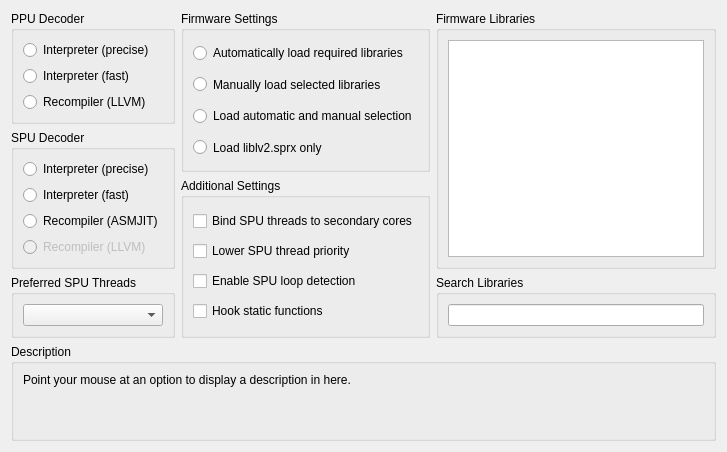
     <widget class="QWidget" name="coreTab">
      <attribute name="title">
       <string>CPU</string>
      </attribute>
      <layout class="QVBoxLayout" name="verticalLayout_55">
       <item>
        <layout class="QHBoxLayout" name="horizontalLayout_2" stretch="1,1,2">
         <item>
          <layout class="QVBoxLayout" name="verticalLayout_8" stretch="1,1,1">
           <item>
            <widget class="QGroupBox" name="ppu">
             <property name="title">
              <string>PPU Decoder</string>
             </property>
             <layout class="QVBoxLayout" name="verticalLayout_2">
              <item>
               <widget class="QRadioButton" name="ppu_precise">
                <property name="text">
                 <string>Interpreter (precise)</string>
                </property>
               </widget>
              </item>
              <item>
               <widget class="QRadioButton" name="ppu_fast">
                <property name="text">
                 <string>Interpreter (fast)</string>
                </property>
               </widget>
              </item>
              <item>
               <widget class="QRadioButton" name="ppu_llvm">
                <property name="text">
                 <string>Recompiler (LLVM)</string>
                </property>
               </widget>
              </item>
             </layout>
            </widget>
           </item>
           <item>
            <widget class="QGroupBox" name="spu">
             <property name="title">
              <string>SPU Decoder</string>
             </property>
             <layout class="QVBoxLayout" name="verticalLayout_3">
              <item>
               <widget class="QRadioButton" name="spu_precise">
                <property name="text">
                 <string>Interpreter (precise)</string>
                </property>
               </widget>
              </item>
              <item>
               <widget class="QRadioButton" name="spu_fast">
                <property name="text">
                 <string>Interpreter (fast)</string>
                </property>
               </widget>
              </item>
              <item>
               <widget class="QRadioButton" name="spu_asmjit">
                <property name="text">
                 <string>Recompiler (ASMJIT)</string>
                </property>
               </widget>
              </item>
              <item>
               <widget class="QRadioButton" name="spu_llvm">
                <property name="enabled">
                 <bool>false</bool>
                </property>
                <property name="text">
                 <string>Recompiler (LLVM)</string>
                </property>
               </widget>
              </item>
             </layout>
            </widget>
           </item>
           <item>
            <widget class="QGroupBox" name="groupBox_6">
             <property name="title">
              <string>Preferred SPU Threads</string>
             </property>
             <layout class="QVBoxLayout" name="verticalLayout_51">
              <item>
               <widget class="QComboBox" name="preferredSPUThreads"/>
              </item>
             </layout>
            </widget>
           </item>
          </layout>
         </item>
         <item>
          <layout class="QVBoxLayout" name="verticalLayout_10" stretch="1,1">
           <item>
            <widget class="QGroupBox" name="lib_settings">
             <property name="sizePolicy">
              <sizepolicy hsizetype="Preferred" vsizetype="Preferred">
               <horstretch>0</horstretch>
               <verstretch>0</verstretch>
              </sizepolicy>
             </property>
             <property name="title">
              <string>Firmware Settings</string>
             </property>
             <layout class="QVBoxLayout" name="verticalLayout">
              <item>
               <widget class="QRadioButton" name="lib_auto">
                <property name="sizePolicy">
                 <sizepolicy hsizetype="Expanding" vsizetype="Preferred">
                  <horstretch>0</horstretch>
                  <verstretch>0</verstretch>
                 </sizepolicy>
                </property>
                <property name="text">
                 <string>Automatically load required libraries</string>
                </property>
               </widget>
              </item>
              <item>
               <widget class="QRadioButton" name="lib_manu">
                <property name="sizePolicy">
                 <sizepolicy hsizetype="Expanding" vsizetype="Preferred">
                  <horstretch>0</horstretch>
                  <verstretch>0</verstretch>
                 </sizepolicy>
                </property>
                <property name="text">
                 <string>Manually load selected libraries</string>
                </property>
               </widget>
              </item>
              <item>
               <widget class="QRadioButton" name="lib_both">
                <property name="sizePolicy">
                 <sizepolicy hsizetype="Expanding" vsizetype="Preferred">
                  <horstretch>0</horstretch>
                  <verstretch>0</verstretch>
                 </sizepolicy>
                </property>
                <property name="text">
                 <string>Load automatic and manual selection</string>
                </property>
               </widget>
              </item>
              <item>
               <widget class="QRadioButton" name="lib_lv2">
                <property name="sizePolicy">
                 <sizepolicy hsizetype="Expanding" vsizetype="Preferred">
                  <horstretch>0</horstretch>
                  <verstretch>0</verstretch>
                 </sizepolicy>
                </property>
                <property name="text">
                 <string>Load liblv2.sprx only</string>
                </property>
               </widget>
              </item>
             </layout>
            </widget>
           </item>
           <item>
            <widget class="QGroupBox" name="checkboxes">
             <property name="title">
              <string>Additional Settings</string>
             </property>
             <layout class="QVBoxLayout" name="verticalLayout_4">
              <item>
               <widget class="QCheckBox" name="bindSPUThreads">
                <property name="text">
                 <string>Bind SPU threads to secondary cores</string>
                </property>
               </widget>
              </item>
              <item>
               <widget class="QCheckBox" name="lowerSPUThrPrio">
                <property name="text">
                 <string>Lower SPU thread priority</string>
                </property>
               </widget>
              </item>
              <item>
               <widget class="QCheckBox" name="spuLoopDetection">
                <property name="text">
                 <string>Enable SPU loop detection</string>
                </property>
               </widget>
              </item>
              <item>
               <widget class="QCheckBox" name="hookStFunc">
                <property name="text">
                 <string>Hook static functions</string>
                </property>
               </widget>
              </item>
             </layout>
            </widget>
           </item>
          </layout>
         </item>
         <item>
          <layout class="QVBoxLayout" name="verticalLayout_9" stretch="1,0">
           <item>
            <widget class="QGroupBox" name="groupBox_28">
             <property name="sizePolicy">
              <sizepolicy hsizetype="Preferred" vsizetype="Preferred">
               <horstretch>0</horstretch>
               <verstretch>0</verstretch>
              </sizepolicy>
             </property>
             <property name="title">
              <string>Firmware Libraries</string>
             </property>
             <layout class="QVBoxLayout" name="verticalLayout_12">
              <item>
               <widget class="QListWidget" name="lleList">
                <property name="sizePolicy">
                 <sizepolicy hsizetype="Preferred" vsizetype="Preferred">
                  <horstretch>0</horstretch>
                  <verstretch>0</verstretch>
                 </sizepolicy>
                </property>
                <property name="selectionMode">
                 <enum>QAbstractItemView::ExtendedSelection</enum>
                </property>
                <property name="viewMode">
                 <enum>QListView::ListMode</enum>
                </property>
               </widget>
              </item>
             </layout>
            </widget>
           </item>
           <item>
            <widget class="QGroupBox" name="groupBox_40">
             <property name="title">
              <string>Search Libraries</string>
             </property>
             <layout class="QVBoxLayout" name="verticalLayout_11">
              <item>
               <widget class="QLineEdit" name="searchBox">
                <property name="sizePolicy">
                 <sizepolicy hsizetype="Preferred" vsizetype="Fixed">
                  <horstretch>0</horstretch>
                  <verstretch>0</verstretch>
                 </sizepolicy>
                </property>
               </widget>
              </item>
             </layout>
            </widget>
           </item>
          </layout>
         </item>
        </layout>
       </item>
       <item>
        <spacer name="verticalSpacer_2">
         <property name="orientation">
          <enum>Qt::Vertical</enum>
         </property>
         <property name="sizeType">
          <enum>QSizePolicy::MinimumExpanding</enum>
         </property>
         <property name="sizeHint" stdset="0">
          <size>
           <width>0</width>
           <height>0</height>
          </size>
         </property>
        </spacer>
       </item>
       <item>
        <widget class="QGroupBox" name="groupBox_41">
         <property name="title">
          <string>Description</string>
         </property>
         <layout class="QVBoxLayout" name="verticalLayout_5">
          <item>
           <widget class="QLabel" name="description_cpu">
            <property name="text">
             <string>Point your mouse at an option to display a description in here.


</string>
            </property>
            <property name="textFormat">
             <enum>Qt::PlainText</enum>
            </property>
            <property name="alignment">
             <set>Qt::AlignLeading|Qt::AlignLeft|Qt::AlignTop</set>
            </property>
            <property name="wordWrap">
             <bool>true</bool>
            </property>
           </widget>
          </item>
         </layout>
        </widget>
       </item>
      </layout>
     </widget>
